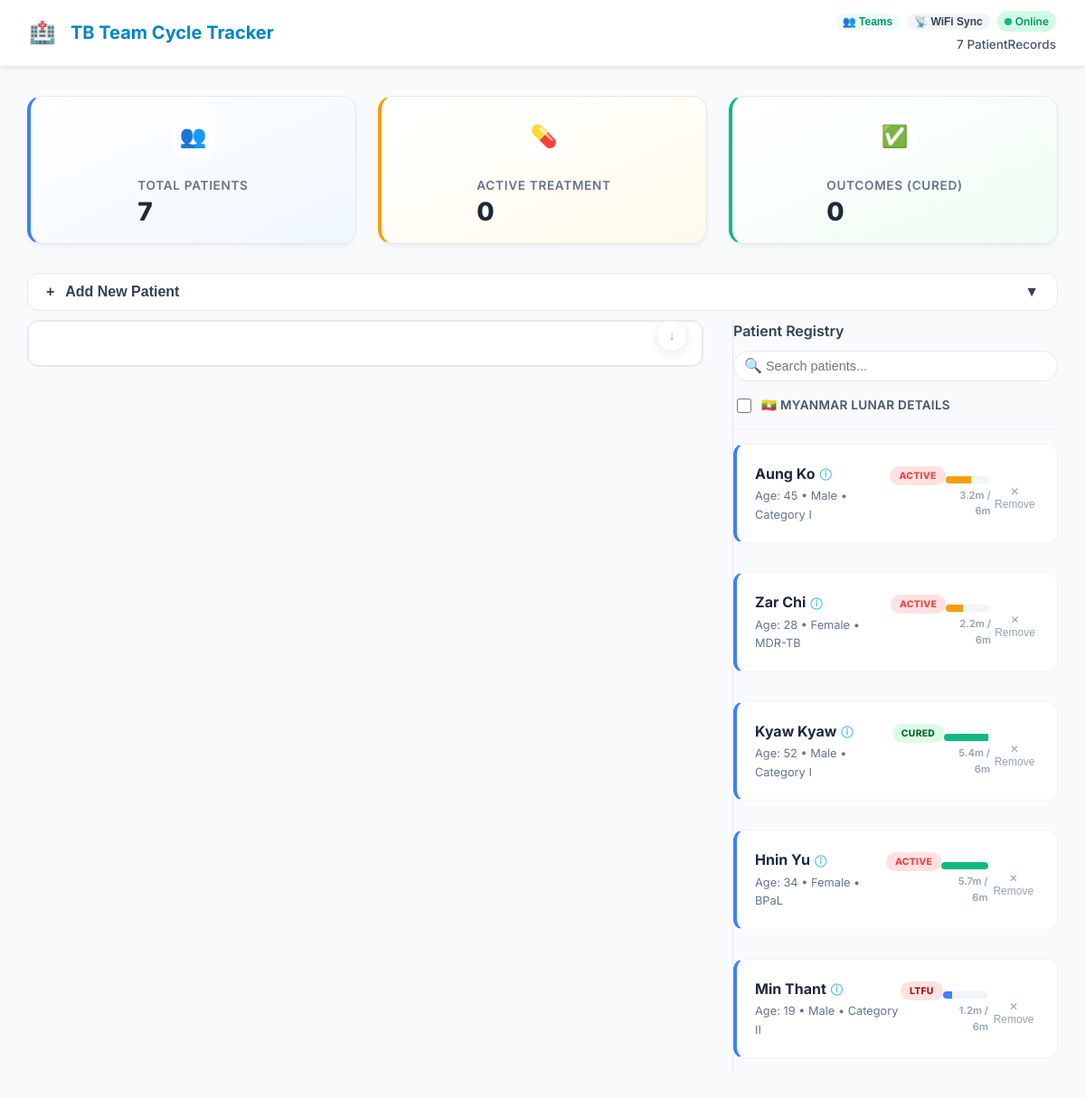
The page / on the database its author committed.
### app.py (models this page shows)
class Patient(db.Model):
    id = db.Column(db.Integer, primary_key=True)
    uid = db.Column(db.String(36), unique=True, default=lambda: str(uuid.uuid4())) # Unique Sync ID
    team_id = db.Column(db.String(50), default='DEFAULT') # <-- For Multi-Team Management
    name = db.Column(db.String(100), nullable=False)
    age = db.Column(db.Integer, nullable=False)
    sex = db.Column(db.String(10), nullable=False)
    address = db.Column(db.String(200))
    regime = db.Column(db.String(50), nullable=False)
    remark = db.Column(db.String(500))
    updated_at = db.Column(db.DateTime, default=datetime.utcnow, onupdate=datetime.utcnow) # Sync Timestamp
    events = db.relationship("Event", backref="patient", lazy=True, cascade="all, delete-orphan")

class Event(db.Model):
    id = db.Column(db.Integer, primary_key=True)
    title = db.Column(db.String(50))
    start = db.Column(db.String(20))
    color = db.Column(db.String(20))
    patient_id = db.Column(db.Integer, db.ForeignKey("patient.id"))
    updated_at = db.Column(db.DateTime, default=datetime.utcnow, onupdate=datetime.utcnow) # Sync Timestamp
    missed_days = db.Column(db.Integer, default=0)
    remark = db.Column(db.String(200))
    outcome = db.Column(db.String(20))  # e.g., Failed, LTFU, Died, Cured, Completed
    original_start = db.Column(db.String(20))  # store original planned date

### app.py (the view)
@app.route("/")
def index():
    patients = Patient.query.all()
    host_ip = get_local_ip()
    port = int(os.environ.get("PORT", 5000))
    share_url = f"http://{host_ip}:{port}"
    return render_template("index.html", patients=patients, share_url=share_url)

### app.py (called while the page is built)
def get_local_ip():
    try:
        s = socket.socket(socket.AF_INET, socket.SOCK_DGRAM)
        s.connect(("8.8.8.8", 80))
        ip = s.getsockname()[0]
        s.close()
        return ip
    except:
        return "127.0.0.1"

@app.after_request
def after_request(response):
    response.headers.add('Access-Control-Allow-Origin', '*')
    response.headers.add('Access-Control-Allow-Headers', 'Content-Type,Authorization')
    response.headers.add('Access-Control-Allow-Methods', 'GET,PUT,POST,DELETE,OPTIONS')
    return response

@app.after_request
def after_request(response):
    response.headers.add('Access-Control-Allow-Origin', '*')
    response.headers.add('Access-Control-Allow-Headers', 'Content-Type,Authorization,X-Device-ID')
    response.headers.add('Access-Control-Allow-Methods', 'GET,PUT,POST,DELETE,OPTIONS')
    return response

### templates/index.html (shortened to what this page needs)
<!DOCTYPE html>
<html lang="en">
  <head>
    <link
      href="https://cdn.jsdelivr.net/npm/fullcalendar@6.1.9/index.global.min.css"
      rel="stylesheet"
    />
    <link
      rel="stylesheet"
      href="{{ url_for('static', filename='style.css') }}"
    />
  </head>
  <body>
    <header>
      <h1>
        <span style="font-size: 1.5rem; margin-right: 0.5rem">🏥</span>
        TB Team Cycle Tracker
      </h1>
      <div style="display: flex; flex-direction: column; align-items: flex-end">
        <div
          style="
            display: flex;
            align-items: center;
            gap: 8px;
            margin-bottom: 4px;
          "
        >
          <button
            id="teamsBtn"
            style="
              border: none;
              background: #ecfdf5;
              color: #059669;
              font-size: 0.75rem;
              font-weight: 600;
              padding: 2px 8px;
              border-radius: 12px;
              cursor: pointer;
              display: flex;
              gap: 4px;
              position: relative;
            "
          >
            👥 Teams
          </button>
          <button
            id="wifiSyncBtn"
            style="
              border: none;
              background: #f1f5f9;
              color: var(--text-main);
              font-size: 0.75rem;
              font-weight: 600;
              padding: 2px 8px;
              border-radius: 12px;
              cursor: pointer;
              display: flex;
              align-items: center;
              gap: 4px;
            "
          >
            📡 WiFi Sync
          </button>
          <div
            id="networkStatus"
            style="
              font-size: 0.75rem;
              font-weight: 600;
              padding: 2px 8px;
              border-radius: 12px;
              background: #e0f2fe;
              color: #0284c7;
              display: inline-flex;
              align-items: center;
              gap: 4px;
            "
          >
          </div>
        </div>
        <div style="font-size: 0.85rem; color: #475569; font-weight: 500">
          <span id="headerCount">{{ patients|length }}</span> PatientRecords
        </div>
      </div>
    </header>
    <div class="container">
      <div class="dashboard-grid">
        <div
          class="stat-card stat-total"
          id="totalPatientsCard"
          onclick="openPatientList('all')"
        >
          <div class="stat-icon">👥</div>
          <div class="stat-content">
            <div class="stat-label">Total Patients</div>
            <div class="stat-value" id="totalCount">{{ patients|length }}</div>
          </div>
        </div>
        <div
          class="stat-card stat-active"
          id="activeCard"
          onclick="openPatientList('active')"
        >
          <div class="stat-icon">💊</div>
          <div class="stat-content">
            <div class="stat-label">Active Treatment</div>
            <div class="stat-value" id="activeCount">
              {% set active_count = 0 %} {% for p in patients %} {% set
              active_count = active_count + 1 %} {% endfor %} {{ active_count }}
            </div>
          </div>
        </div>
        <div
          class="stat-card stat-cured"
          id="outcomesCard"
          onclick="openPatientList('completed')"
        >
          <div class="stat-icon">✅</div>
          <div class="stat-content">
            <div class="stat-label">Outcomes (Cured)</div>
            <div class="stat-value" id="curedCount">0</div>
          </div>
        </div>
      </div>
      <div
        class="card"
        style="
          padding: 0;
          overflow: hidden;
          border: none;
          background: transparent;
          box-shadow: none;
        "
      >
        <button id="toggleFormBtn" class="btn toggle-btn">
          <span><span style="margin-right: 8px">+</span> Add New Patient</span>
          <span class="icon-toggle">▼</span>
        </button>
      </div>
      <div class="main-layout">
        <div id="calendar-view-wrapper" class="scrollable-calendar-view">
          <div id="calendar-container" style="position: relative;">
            <div id="calendar"></div>
          </div>
          <div class="scroll-nav-controls">
            <button class="scroll-nav-btn" onclick="scrollToBottom('calendar-view-wrapper')" title="Scroll to Bottom">↓</button>
          </div>
        </div>
        <div class="card" id="legend">
          <h4
            style="
              margin-bottom: 0.5rem;
              display: flex;
              justify-content: space-between;
              align-items: center;
            "
          >
            Patient Registry
          </h4>
          <div style="position:relative; margin-bottom:1rem;">
            <input
              type="text"
              id="registrySearch"
              placeholder="Search patients..."
              style="
                width: 100%;
                padding: 8px 12px;
                padding-left: 35px;
                border-radius: 20px;
                border: 1px solid #e2e8f0;
                font-size: 0.9rem;
              "
            />
            <span
              style="
                position: absolute;
                left: 12px;
                top: 50%;
                transform: translateY(-50%);
                color: #94a3b8;
              "
              >🔍</span
            >
          </div>
          <div
            style="
              margin-bottom: 1rem;
              padding-bottom: 0.5rem;
              border-bottom: 1px solid #f1f5f9;
            "
          >
            <label
              style="
                display: flex;
                align-items: center;
                gap: 8px;
                cursor: pointer;
                font-size: 0.85rem;
                color: #475569;
              "
            >
              <input
                type="checkbox"
                id="toggleMyanmarDetails"
                style="width: 16px; height: 16px"
              />
              🇲🇲 Myanmar Lunar Details
            </label>
          </div>
          <ul id="registryList">
            {% for p in patients %} {% if p.events %}
            <li
              class="patient-item"
              data-name="{{ p.name|lower }}"
              data-uid="{{ p.uid }}"
              data-start="{{ p.events[0].start if p.events else '' }}"
              data-regime="{{ p.regime }}"
              style="border-left-color: {{ p.events[0].color if p.events else '#cbd5e1' }}"
            >
              <div
                style="
                  display: flex;
                  justify-content: space-between;
                  align-items: flex-start;
                "
              >
                <div style="flex: 1">
                  <strong
                    onclick="openPatientDetail('{{ p.uid }}')"
                    class="patient-name-link"
                  >
                    {{ p.name }} <span class="info-icon">ⓘ</span>
                  </strong>
                  <div class="patient-meta">
                    Age: {{ p.age }} • {{ p.sex }} • {{ p.regime }}
                  </div>
                </div>
                <div class="patient-status" id="status-{{ p.uid }}">
                  {% set last_event = p.events|sort(attribute='start')|last %}
                  {% if not last_event or not last_event.outcome %}
                  <span class="badge badge-active">Active</span>
                  {% else %} {% set out = last_event.outcome %}
                  <span
                    class="badge"
                    style="background: {{ '#dcfce7' if out in ['Cured', 'Completed'] else '#fee2e2' }}; color: {{ '#166534' if out in ['Cured', 'Completed'] else '#991b1b' }};"
                    >{{ out }}</span
                  >
                  {% endif %}
                </div>
              </div>
              <div class="progress-container" style="margin-top: 10px">
                <div class="progress-bar-bg">
                  <div
                    class="progress-bar-fill"
                    id="progress-{{ p.uid }}"
                    style="width: 0%"
                  ></div>
                </div>
                <div class="progress-label" id="progress-text-{{ p.uid }}">
                </div>
              </div>
              <div
                style="
                  margin-top: 10px;
                  display: flex;
                  justify-content: flex-end;
                "
              >
                <button
                  class="deletePatientBtn btn-text-danger"
                  data-id="{{ p.id }}"
                >
                  ✕ Remove
                </button>
              </div>
            </li>
            {% endif %} {% endfor %}
          </ul>
        </div>
      </div>
    </div>
  </body>
</html>

### rows shown on the page
Patient: name "Aung Ko", age "45", sex "Male", regime "Category I", shows "ACTIVE"
Patient: name "Zar Chi", age "28", sex "Female", regime "MDR-TB", shows "ACTIVE"
Patient: name "Kyaw Kyaw", age "52", sex "Male", regime "Category I"
Event: outcome "CURED"
Patient: name "Hnin Yu", age "34", sex "Female", regime "BPaL", shows "ACTIVE"
Patient: name "Min Thant", age "19", sex "Male", regime "Category II"
Event: outcome "LTFU"

### other values the page prints
{{ patients|length }} "7"
{{ active_count }} "0"
